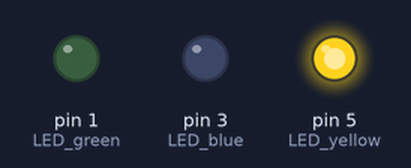
Simulated run of this sketch. Board: Arduino Uno, built with avr-gcc and run on an emulated ATmega328P. Shown: output pins drawn as LEDs (lit = HIGH).

Above: at 0.2 s.
At 1.2 s:
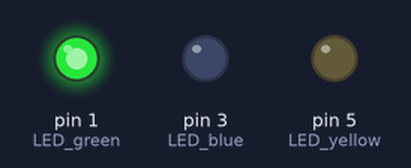
At 2.2 s:
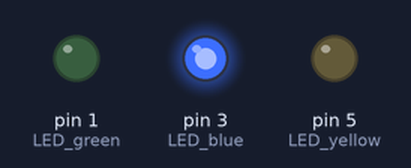
At 5.7 s:
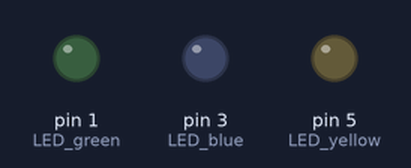
Timing chart, 0 to 6.9 s (numbered marks = the images above):
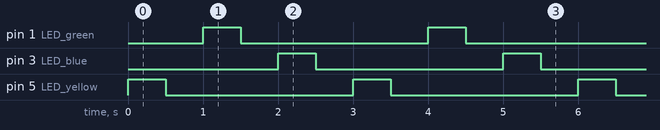

The sketch:

LED_refresher.ino
```cpp
int LED_yellow  = 5 ;
int LED_green = 1;
int LED_blue = 3;

void setup() {
// etting up pins
  pinMode(LED_yellow,OUTPUT);
  pinMode(LED_green,OUTPUT);
  pinMode(LED_blue,OUTPUT);


}

void loop()


  {
  // yellow LED blink

 digitalWrite(LED_yellow,HIGH);
 delay(500);
 digitalWrite(LED_yellow,LOW);
 delay(500);

 // green LED blink

 digitalWrite(LED_green,HIGH);
 delay(500);
 digitalWrite(LED_green,LOW);
 delay(500);

 // blue LED blink


digitalWrite(LED_blue,HIGH);
delay(500);
digitalWrite(LED_blue,LOW);
delay(500);


}
```

Measured:
- by itself, pin 1 (LED_green), pin 3 (LED_blue), pin 5 (LED_yellow): alternates HIGH for 0.50 s and LOW for 2.5 s
- by itself, everything shown: repeats every 3.0 s, in 6 steps
